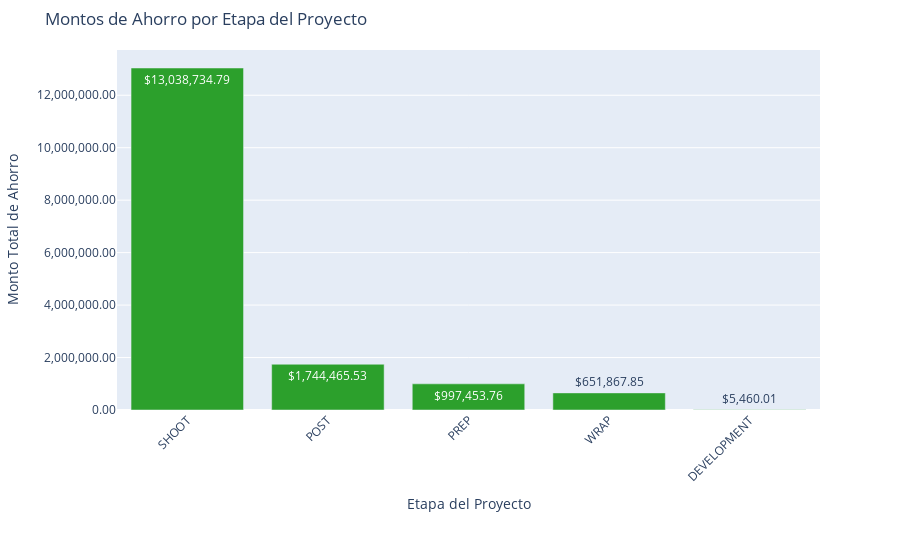

Notebook source saved alongside this figure:
### Markdown cell above
###  Visualización de Montos de Ahorros por Etapa

Se representa gráficamente el Monto de ahorro total por etapa, es decir, la diferencia positiva entre el presupuesto y el gasto real.  
Esto permite identificar las fases del proyecto que tuvieron mejor control financiero.

### Code cell
# ==================== VISUALIZACIÓN DE  MONTOS DE AHORROS POR ETAPA ====================

# 1. Crear copia del resumen original de ahorros
res_ahorro = resumen_ahorro_etapa.copy()

# 2. Asegurar que los valores estén en formato numérico (por si vienen como string con $)
res_ahorro["Suma de Ahorros"] = (
    res_ahorro["Suma_de_Ahorros"]
    .replace({"[$,]": ""}, regex=True)
    .astype(float)
)

# 3. Ordenar etapas por monto de ahorro (mayor primero)
res_ahorro = res_ahorro.sort_values(by="Suma de Ahorros", ascending=False)

# 4. Crear gráfico de barras
fig = px.bar(
    res_ahorro,
    x="Etapa",
    y="Suma de Ahorros",
    title='Montos de Ahorro por Etapa del Proyecto',
    text="Suma de Ahorros",
    labels={
        "Suma de Ahorros": 'Monto Total de Ahorro ',
        "Etapa": "Etapa del Proyecto"
    },
    color_discrete_sequence=["#2CA02C"]  # Verde accesible y positivo
)

# 5. Ajuste de texto y etiquetas de hover
fig.update_traces(
    texttemplate="$%{text:,.2f}",
    hovertemplate="<b>%{x}</b><br>Ahorro: $%{y:,.2f}"
)

# 6. Configuración de ejes y márgenes
fig.update_layout(
    yaxis_tickformat=",.2f",
    xaxis_tickangle=-45,
    margin={"t":50, "b":150}
)

# 7. Mostrar el gráfico
fig.show()

### Figure 1 — Plotly figure (JSON) as saved in the notebook; plotly's stock layout.template omitted (floating-point values rounded to 4 significant figures)
{"data": [{"hovertemplate": "<b>%{x}</b><br>Ahorro: $%{y:,.2f}", "legendgroup": "", "marker": {"color": "#2CA02C", "pattern": {"shape": ""}}, "name": "", "orientation": "v", "showlegend": false, "text": [13040000.0, 1744000.0, 997500.0, 651900.0, 5460.0], "textposition": "auto", "texttemplate": "$%{text:,.2f}", "type": "bar", "x": ["SHOOT", "POST", "PREP", "WRAP", "DEVELOPMENT"], "xaxis": "x", "y": [13040000.0, 1744000.0, 997500.0, 651900.0, 5460.0], "yaxis": "y"}], "layout": {"barmode": "relative", "legend": {"tracegroupgap": 0}, "margin": {"b": 150, "t": 50}, "title": {"text": "Montos de Ahorro por Etapa del Proyecto"}, "xaxis": {"anchor": "y", "domain": [0, 1], "tickangle": -45, "title": {"text": "Etapa del Proyecto"}}, "yaxis": {"anchor": "x", "domain": [0, 1], "tickformat": ",.2f", "title": {"text": "Monto Total de Ahorro "}}}}
